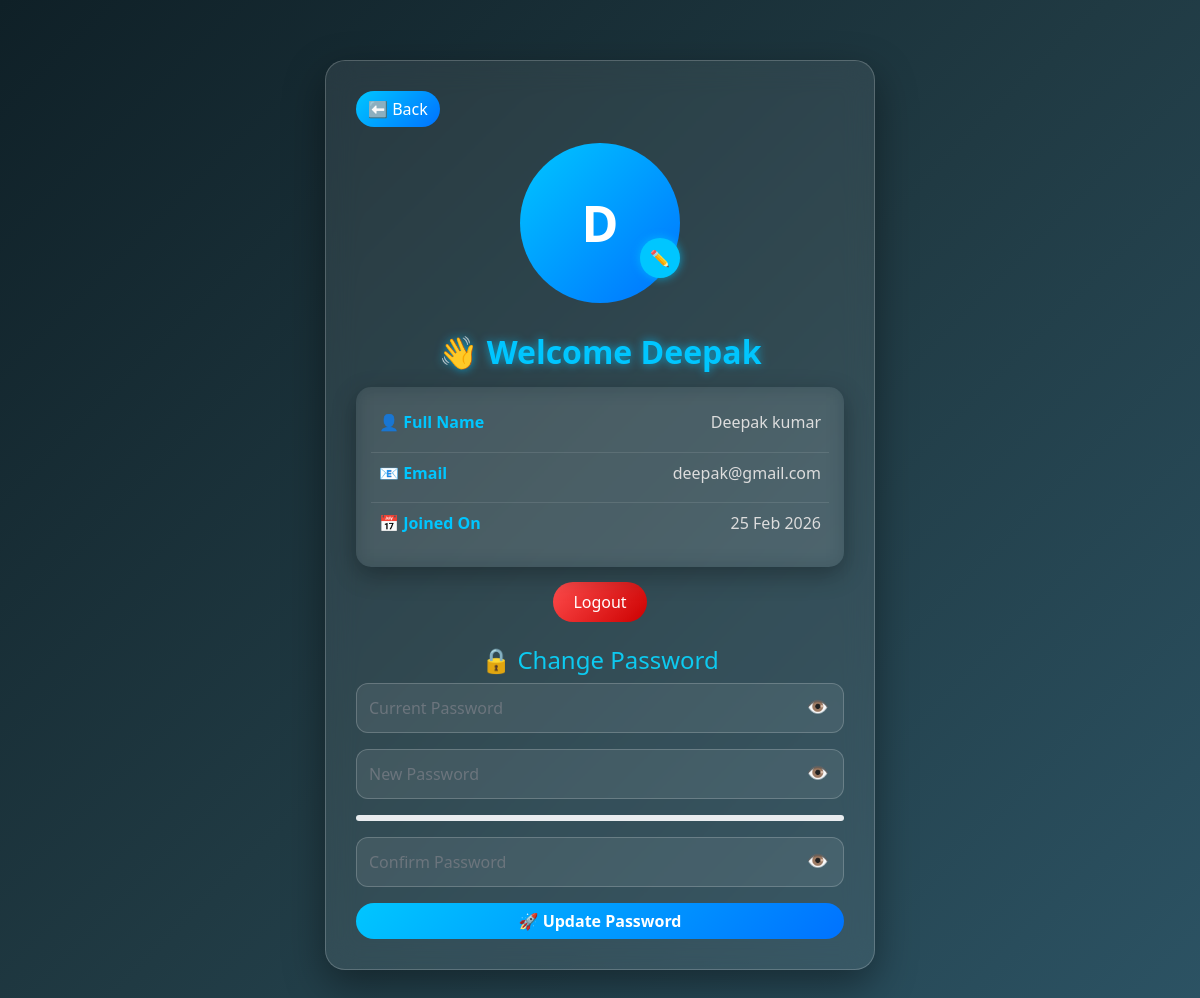
Screenshot of /profile.php (signed in) with the database file from the repository.
### tables this page shows
CREATE TABLE `users` (
  `id` int NOT NULL,
  `first_name` varchar(100) DEFAULT NULL,
  `last_name` varchar(100) DEFAULT NULL,
  `email` varchar(150) DEFAULT NULL,
  `password` varchar(255) DEFAULT NULL,
  `role` varchar(20) DEFAULT 'user',
  `created_at` timestamp NOT NULL DEFAULT CURRENT_TIMESTAMP,
  `profile_image` varchar(255) DEFAULT NULL
);

### profile.php (the view, shortened to what this page needs)
<?php
include 'db.php';
$user_id = $_SESSION['user_id'];
$stmt = $conn->prepare("SELECT first_name, last_name, email, created_at, profile_image FROM users WHERE id = ?");
$stmt->bind_param("i", $user_id);
$stmt->execute();
$stmt->bind_result($first_name, $last_name, $email, $created_at, $profile_image);
?>
<!DOCTYPE html>
<html lang="en">
<head>
<link href="https://cdn.jsdelivr.net/npm/bootstrap@5.1.3/dist/css/bootstrap.min.css" rel="stylesheet">
</head>
<body>
<div class="profile-box">
<div class="text-start">
  <a href="home.php" class="btn btn-secondary mb-3">⬅️ Back</a>
</div>
  <div class="profile-img-box">
  <form action="upload_profile.php" method="POST" enctype="multipart/form-data">
    <?php if (!empty($profile_image)): ?>
      <img src="uploads/<?php echo $profile_image; ?>" class="profile-img" id="previewImg">
    <?php else: ?>
      <div class="avatar-circle" id="previewImg">
        <?php echo strtoupper($first_name[0]); ?>
      </div>
    <?php endif; ?>
    <label for="fileInput" class="edit-icon">✏️</label>
    </form>
</div>
<h2 class="profile-title">👋 Welcome <?php echo $first_name; ?></h2>
<div class="premium-table mt-3">
  <table class="table table-borderless text-white">
    <tbody>
      <tr>
        <th class="text-start">👤 Full Name</th>
        <td class="text-end"><?php echo $first_name . " " . $last_name; ?></td>
      </tr>
      <tr>
        <th class="text-start">📧 Email</th>
        <td class="text-end"><?php echo $email; ?></td>
      </tr>
      <tr>
        <th class="text-start">📅 Joined On</th>
        <td class="text-end"><?php echo date("d M Y", strtotime($created_at)); ?></td>
      </tr>
    </tbody>
  </table>
</div>
<a href="logout.php" class="logout-btn">Logout</a>
<h4 class="mt-4 text-info">🔒 Change Password</h4>
<form method="POST" action="change_password.php" id="passwordForm">
  <div class="mb-3 position-relative">
    <input type="password" name="current_password" id="current_password"
      class="form-control premium-input" placeholder="Current Password" required>
    <span class="toggle-eye" onclick="togglePassword('current_password', this)">
      👁️
    </span>
  </div>
  <div class="mb-3 position-relative">
    <input type="password" name="new_password" id="new_password"
      class="form-control premium-input" placeholder="New Password" required>
    <span class="toggle-eye" onclick="togglePassword('new_password', this)">
      👁️
    </span>
  </div>
  <div class="progress mb-3" style="height:6px;">
  </div>
  <div class="mb-3 position-relative">
    <input type="password" name="confirm_password" id="confirm_password"
      class="form-control premium-input" placeholder="Confirm Password" required>
    <span class="toggle-eye" onclick="togglePassword('confirm_password', this)">
      👁️
    </span>
  </div>
  <button type="submit" class="btn btn-success w-100 premium-btn">
    🚀 Update Password
  </button>
</form>
</div>
</body>
</html>

### profile.php (style rules this page uses)
body { background: linear-gradient(135deg,#0f2027,#203a43,#2c5364); font-family: 'Segoe UI', sans-serif; color: white; }
.profile-box { max-width: 500px; margin: 60px auto; padding: 30px; border-radius: 20px; background: rgba(255,255,255,0.08); backdrop-filter: blur(15px); border: 1px solid rgba(255,255,255,0.2); box-shadow: 0 15px 40px rgba(0,0,0,0.4); text-align: center; }
h2 { font-weight: 700; }
.logout-btn { display: inline-block; margin-top: 15px; padding: 8px 20px; border-radius: 20px; background: linear-gradient(135deg,#ff4d4d,#cc0000); color: white; text-decoration: none; transition: 0.3s; }
@media (min-width: 992px) { .profile-box { max-width: 550px; } }
form input { border-radius: 10px; border: none; }
.btn-success { border-radius: 20px; }
.premium-input { background: rgba(255,255,255,0.08); border: 1px solid rgba(255,255,255,0.2); color: white; border-radius: 12px; padding: 12px; transition: 0.3s; }
.toggle-eye { position: absolute; right: 15px; top: 10px; cursor: pointer; color: #ccc; font-size: 18px; }
.premium-btn { border-radius: 25px; font-weight: bold; background: linear-gradient(135deg,#00c6ff,#0072ff); border: none; transition: 0.3s; }
.premium-table { background: rgba(255,255,255,0.05); border-radius: 15px; padding: 15px; backdrop-filter: blur(10px); box-shadow: 0 8px 25px rgba(0,0,0,0.3); }
.premium-table table { margin: 0; }
.premium-table tr { border-bottom: 1px solid rgba(255,255,255,0.1); height: 50px; }
.premium-table th { color: #00c6ff; font-weight: 600; text-align: left; }
.premium-table td { color: #ddd; font-weight: 500; text-align: right; }
.profile-title { font-weight: 700; color: #00c6ff; text-shadow: 0 0 10px rgba(0,198,255,0.7); }
.premium-table tr:last-child { border-bottom: none; }
.profile-img-box { position: relative; text-align: center; margin-bottom: 30px; }
.profile-img, .avatar-circle { width: 160px; height: 160px; border-radius: 50%; object-fit: cover; margin: auto; display: block; }
.avatar-circle { display:flex; align-items:center; justify-content:center; font-size:50px; font-weight:bold; color:white; background: linear-gradient(135deg,#00c6ff,#0072ff); }
.edit-icon { position: absolute; bottom: 25px; right: calc(50% - 80px); width: 40px; height: 40px; border-radius: 50%; background: #00c6ff; color: white; display:flex; align-items:center; justify-content:center; cursor:pointer; box-shadow: 0 0 10px rgba(0,198,255,0.7); transition: 0.3s; }
.btn { transition: all 0.3s ease; }
.btn-secondary { background: linear-gradient(135deg, #00c6ff, #0072ff); border: none; border-radius: 20px; }

### rows the page displays
users: first_name "D", first_name "Deepak", last_name "kumar", email "deepak@gmail.com", created_at "25 Feb 2026"
